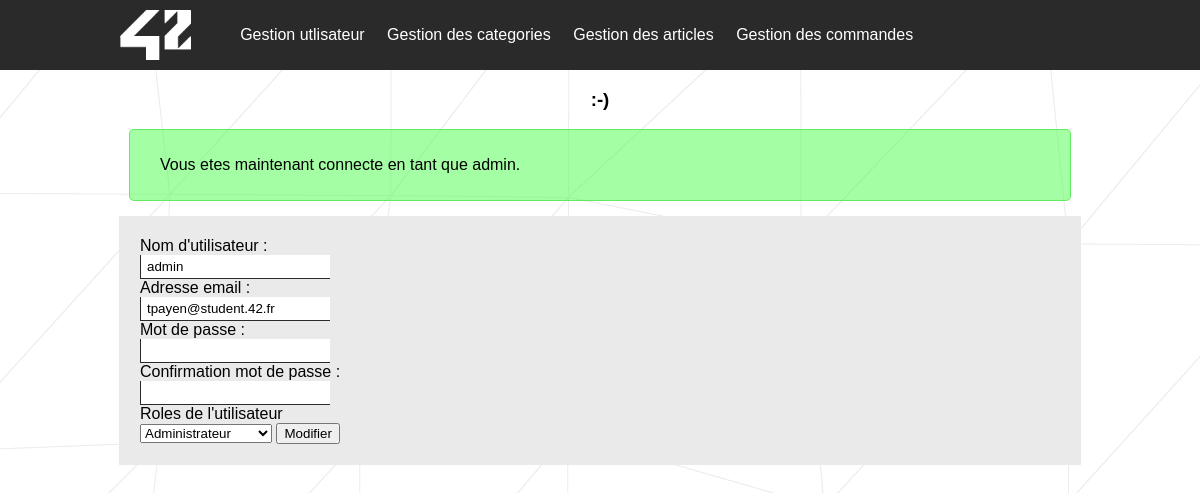
Screenshot of /admin/user_edit.php?usr_id=1 (signed in) with the database file from the repository.
### tables this page shows
CREATE TABLE IF NOT EXISTS t_user (
  usr_id INT NOT NULL AUTO_INCREMENT,
  usr_name VARCHAR(255) NULL,
  usr_email VARCHAR(255) NULL,
  usr_password VARCHAR(255) NULL,
  usr_salt VARCHAR(255) NULL,
  usr_role VARCHAR(255) NULL,
  PRIMARY KEY (usr_id));

### model/user_model.php (called while the page is built, shortened)
<?php
function db_findUserById($id)
{
    global $db;
    $sql = "SELECT * FROM t_user WHERE usr_id=".(int)$id;
    if (!($data = mysqli_query($db, $sql)))
        return FALSE;
    $return = mysqli_fetch_assoc($data);
    return $return;
}

### view/admin/user_edit.php (the view, shortened to what this page needs)
<form action="" method="POST">
    <label for="username">Nom d'utilisateur :</label>
    <input type="text" id="username" name="username" value="<?php echo $form['usr_name'] ?>" required="required">
    <label for="email">Adresse email :</label>
    <input type="email" id="email" name="email" value="<?php echo $form['usr_email'] ?>" required="required">
    <label for="password">Mot de passe :</label>
    <input type="password" id="password" name="password">
    <label for="password_conf">Confirmation mot de passe :</label>
    <input type="password" id="password_conf" name="password_conf">
    <label for="role">Roles de l'utilisateur</label>
    <select name="role" id="role">
        <option value="ROLE_ADMIN" <?php echo ($form['usr_role'] == 'ROLE_ADMIN') ? 'selected' : '' ?>>Administrateur</option>
    </select>
    <button type="submit">Modifier</button>
</form>

### web/css/style.css (style rules this page uses)
body { padding: 0; margin: 0; background: url('../img/site42-bg.gif') repeat center top; color: #000; font-family: "Quicksand",Helvetica,Arial,sans-serif; }
textarea, input[type="text"], input[type="password"], input[type="datetime"], input[type="datetime-local"], input[type="date"], input[type="month"], input[type="time"], input[type="week"], input[type="number"], input[type="email"], input[type="url"], input[type="search"], input[type="tel"], input[type="color"], .uneditable-input { background-color: #fff; border: none; border-bottom: 1px solid #2a2a2a; border-left: 1px solid #2a2a2a; padding: 4px 6px; }
input, label { display: block; }

### rows the page displays
t_user: username "admin", email "tpayen@student.42.fr", role "Administrateur"

### other values shown
$msg "Vous etes maintenant connecte en tant que admin."
